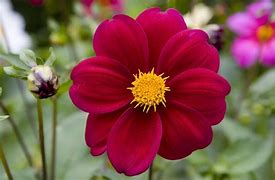
%> input picture Images/A.jpg, 275 x 180 px
$ octave ImageProg20.m   (GNU Octave 9; MATLAB toolbox functions it lacks are replaced by stand-ins)
%> lines starting %> are read from the running program, lines starting %| are printed output that depends on the picture
% [9 lines of commented-out code are left out]

clc
clear
close all
[f, p] = uigetfile('*.jpg');
%> the answer given: A.jpg
img = imread([p f]);
%> img is the input picture: size 180x275x3 uint8; mean R, G, B 132, 80.3, 74
%img=imread('peppers.png');
figure, imshow(img);
r=img(:,:,1);
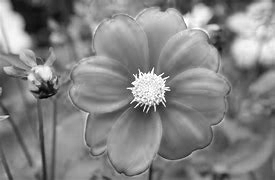
%> r: size 180x275 uint8; min 2, max 255, mean 132
g=img(:,:,2);
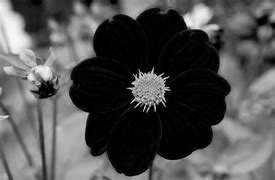
%> g: size 180x275 uint8; min 0, max 249, mean 80.3
b=img(:,:,3);
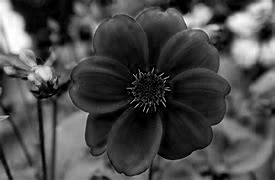
%> b: size 180x275 uint8; min 0, max 255, mean 74
grayI = rgb2gray(img);
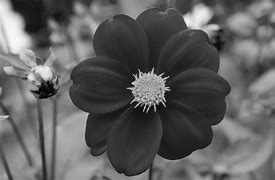
%> grayI: size 180x275 uint8; min 1, max 249, mean 95.1
diff=imsubtract(g,grayI);
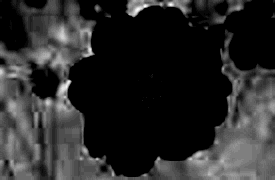
%> diff: size 180x275 uint8; min 0, max 26, mean 4.3; drawn with min black and max white
th = 0.25;
 bw=im2bw(diff,th);
%> bw: size 180x275 logical; every value is 0

 rm=immultiply(bw,r);
 gm=immultiply(bw,g);
 bm=immultiply(bw,b);
 newI=cat(3,rm,gm,bm);
%> newI: size 180x275x3 uint8; every value is 0
 figure
 imshow(newI);

$ run again, on Images/C.jpg
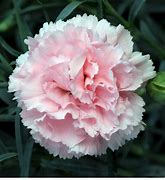
%> input picture Images/C.jpg, 165 x 180 px
%> img is the input picture: size 180x165x3 uint8; mean R, G, B 114.2, 110.4, 111.1
%> `b=img(:,:,3);`:
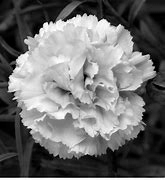
%> b: size 180x165 uint8; min 0, max 255, mean 111.1
%> `diff=imsubtract(g,grayI);`:
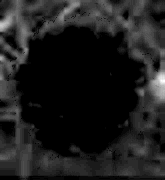
%> diff: size 180x165 uint8; min 0, max 29, mean 3.4; drawn with min black and max white
%> bw: size 180x165 logical; every value is 0
%> newI: size 180x165x3 uint8; every value is 0

$ run again, on Images/ColorsImage.jpg
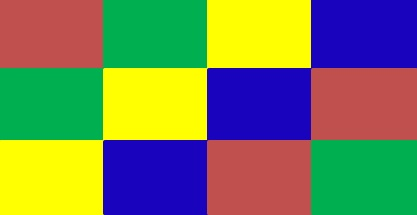
%> input picture Images/ColorsImage.jpg, 417 x 215 px
%> img is the input picture: size 215x417x3 uint8; mean R, G, B 117.7, 127.9, 87.2
%> `grayI = rgb2gray(img);`:
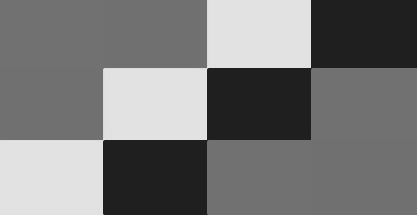
%> grayI: size 215x417 uint8; min 27, max 231, mean 120.2
%> `bw=im2bw(diff,th);`:
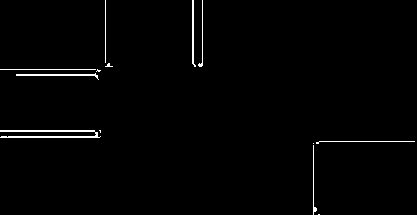
%> bw: size 215x417 logical; 1.3% white in thin lines or dots
